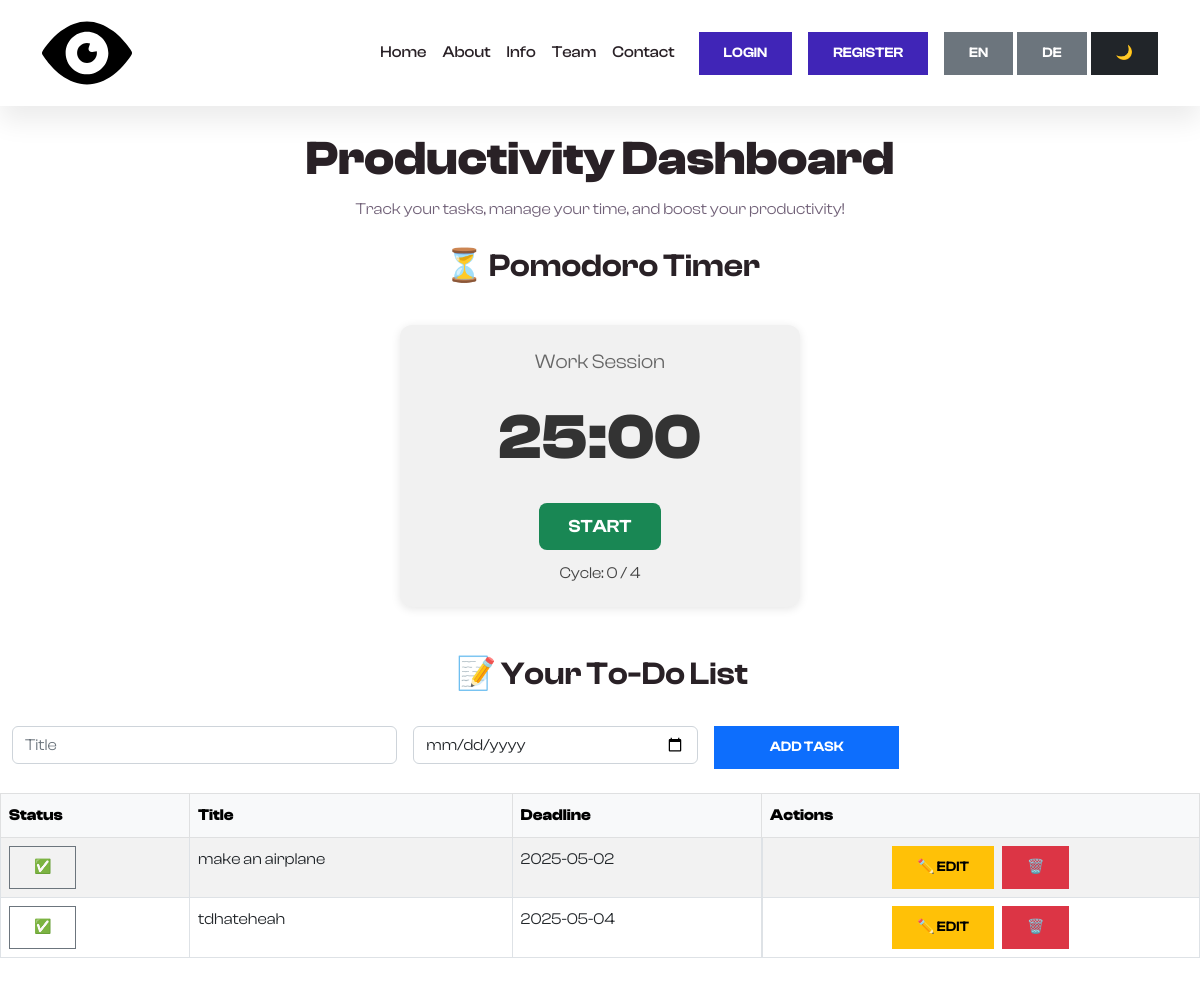
/productivity.php (signed in), run on the app's committed database.
### tables this page shows
CREATE TABLE `tasks` (
  `id` int(11) NOT NULL,
  `user_id` int(11) DEFAULT NULL,
  `title` varchar(255) DEFAULT NULL,
  `deadline` date DEFAULT NULL,
  `is_completed` tinyint(1) DEFAULT 0
);

### productivity.php (the view, shortened to what this page needs)
<?php include('includes/db.php'); ?>
<?php include('includes/header.php'); ?>
<?php include('includes/nav.php'); ?>
<div class="mb-5">
    <h1 class="display-5 fw-bold text-center mt-4">Productivity Dashboard</h1>
    <p class="text-center">Track your tasks, manage your time, and boost your productivity!</p>
    <h2 class="mb-3 mt-4 ms-1 text-center">⏳ Pomodoro Timer</h2>
        <div id="pomodoro">
            <div id="status">Ready to work</div>
            <div id="timer">25:00</div>
            <button id="startBtn" onclick="startPomodoro()" class="btn btn-brand">Start</button>
            <div id="cycle">Cycle: 0 / 4</div>
        </div>
</div>
    <div class="mb-5">
        <h2 class="mb-3 mt-4 ms-1 text-center">📝 Your To-Do List</h2>
        <form class="row g-3 mb-4 mt-2 ms-1" method="POST" action="api/tasks.php">
            <div class="col-md-4">
                <input type="text" name="title" class="form-control" placeholder="Title" required>
            </div>
            <div class="col-md-3">
                <input type="date" name="deadline" class="form-control" required>
            </div>
            <div class="col-md-2">
                <button type="submit" name="add" class="btn btn-primary w-100">Add Task</button>
            </div>
        </form>
        <div class="table-responsive">
            <table class="table table-striped table-bordered">
                <thead class="table-light">
                    <tr>
                        <th>Status</th>
                        <th>Title</th>
                        <th>Deadline</th>
                        <th>Actions</th>
                    </tr>
                </thead>
                <tbody>
                    <?php
                    $stmt = $pdo->prepare("SELECT * FROM tasks WHERE user_id = ?");
                    $stmt->execute([$_SESSION['user_id']]);
                    foreach ($stmt as $task):
                    ?>
                    <tr>
                        <td>
                            <form method="POST" action="api/tasks.php">
                                <button type="submit" name="toggle" class="btn btn-sm btn-outline-secondary"><?= $task['is_completed'] ? "✅" : "❌" ?></button>
                            </form>
                        </td>
                        <td><?= htmlspecialchars($task['title']) ?></td>
                        <td><?= htmlspecialchars($task['deadline']) ?></td>
                        <td class="d-flex justify-content-center gap-2">
                            <button type="button" class="btn btn-sm btn-warning" data-bs-toggle="modal" data-bs-target="#editModal<?= $task['id'] ?>">
                                ✏️ Edit
                            </button>
                            <form method="POST" action="api/tasks.php" onsubmit="return confirm('Delete this task?')">
                                <button type="submit" name="delete" class="btn btn-sm btn-danger">🗑️</button>
                            </form>
                        </td>
                    </tr>
                    <?php endforeach; ?>
                </tbody>
            </table>
        </div>

### assets/css/style.css (style rules this page uses)
:root { --c-dark: #292126; --c-brand: #4025b7; --c-brand-light: #7996d4; --c-brand-rgb: 78, 87, 212; --c-body: #716178; --font-base: "ClashDisplay", sans-serif; --box-shadow: 0px 15px 25px rgba(0,0,0,0.08); --transition: all 0.5s ease; }
body { font-family: var(--font-base); line-height: 1.7; color: var(--c-body); }
h1, h2, h3,h4, h5, h6, .h1, .h2, .h3, .h4, .h5, .h6 { font-weight: 600; color: var(--c-dark); }
.btn { font-weight: 600; font-size: 14px; text-transform: uppercase; border-radius: 0; padding: 10px 24px; }
.btn-brand { background-color: var(--c-brand); border-color: var(--c-brand); color: white; }

### asset/style.css (style rules this page uses)
#pomodoro { text-align: center; margin-top: 40px; margin-bottom: 40px; background-color: #f1f1f1; border-radius: 12px; padding: 20px; max-width: 400px; margin-left: auto; margin-right: auto; box-shadow: 0 2px 10px rgba(0, 0, 0, 0.1); }
#timer { font-size: 64px; font-weight: bold; margin-bottom: 10px; color: #333; }
#status { font-size: 20px; margin-bottom: 5px; color: #666; }
#startBtn { padding: 10px 30px; font-size: 18px; border: none; background-color: #198754; color: white; border-radius: 8px; cursor: pointer; }
#cycle { margin-top: 10px; color: #444; }

### data on the page
tasks: title "make an airplane", deadline "2025-05-02"
tasks: title "tdhateheah", deadline "2025-05-04"
